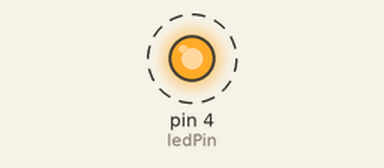
Recording of a sketch running on a simulated Arduino Uno, built with avr-gcc and run on an emulated ATmega328P. On the bench: output pins drawn as LEDs (lit = HIGH). Dashed ring = blinking.

Above: at 0.2 s.
Timing chart, 0 to 3.0 s (numbered marks = the images above):
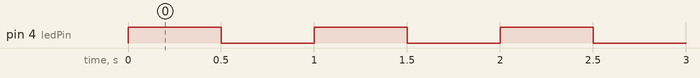

The sketch:

ex02.ino
```cpp
const int ledPin = 4;
const unsigned long intervalMs = 500;  // 500ms toggle -> 1Hz blink

void setup() {
	pinMode(ledPin, OUTPUT);
}

void loop() {
	unsigned long currentMillis = millis();
	bool ledState = (currentMillis / intervalMs) % 2 == 0;
	digitalWrite(ledPin, ledState ? HIGH : LOW);
}
```

Measured:
- by itself, pin 4 (ledPin): alternates HIGH for 0.50 s and LOW for 0.50 s
